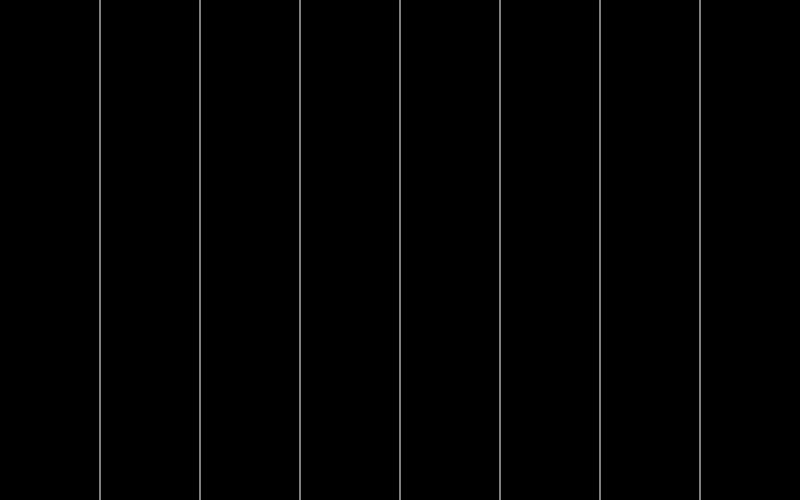
Frame 1 (no input)
Frame 60 (no input): identical to frame 1, image omitted
Frame 120 (the mouse pressed at the canvas centre since frame 60): identical to frame 1, image omitted

The p5.js sketch that drew this single still picture (run headless with seeded random() and noise() and a simulated clock; from frame 60 on, the mouse is pressed at the canvas centre):

// p5.js sketch
// ── sketch.js
debugger;
let x = 0
let y = 200
let d = 50
let dirY = 1

function setup() {
createCanvas(800, 500)
background("black")
fill("red")
noStroke()
}

function draw() {
background("black")
stroke("white")
line(100,0,100,500)
line(200,0,200,500)
line(300,0,300,500)
line(400,0,400,500)
line(500,0,500,500)
line(600,0,600,500)
line(700,0,700,500)
//line(0,100,0,500)

noStroke()
if(x > 0 && x<100){
fill("red")
ellipse(x, y, d)
}
if(x + d/2 <=0) {
    dirY = 1
}
}
